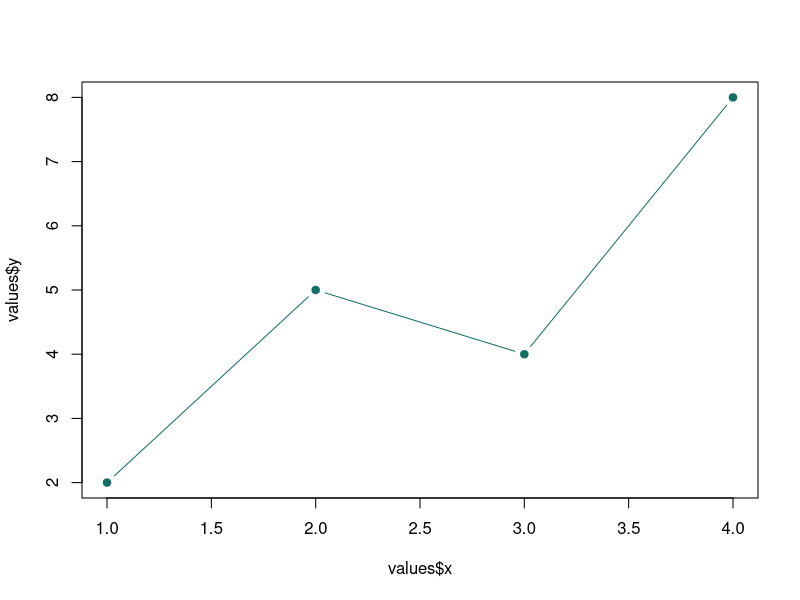

Write the R code that produced this figure.
## ---- chunk 1
#| label: fig-values
#| echo: false
#| dev: svg
values <- read.csv("data.csv")
plot(values$x, values$y, type = "b", col = "#156f65", pch = 19)
